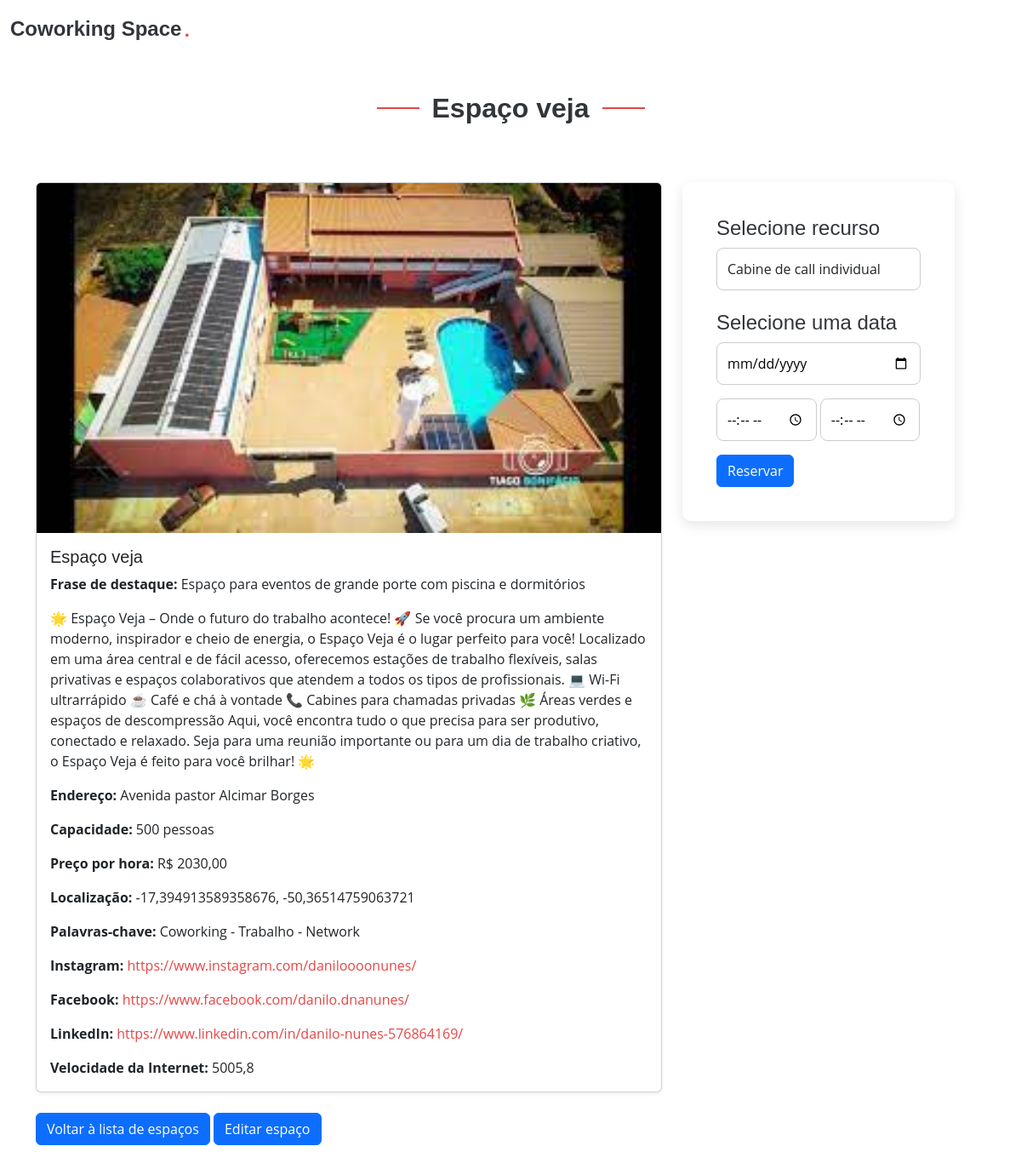
Screenshot of /lista/espaco/2/ (signed in) with the database file from the repository.
### reservas/models.py (models this page shows, shortened)
class EspacoCoworking(models.Model):
    nome = models.CharField(max_length=100)
    endereco = models.CharField(max_length=200)
    frase_destaque = models.CharField(max_length=100, blank=True, null=True)
    descricao = models.TextField(blank=True, null=True)
    capacidade = models.IntegerField()
    preco_por_hora = models.DecimalField(max_digits=10, decimal_places=2)
    foto = models.ImageField(upload_to='fotos/', blank=True, null=True)
    latitude = models.FloatField(default=0)
    longitude = models.FloatField(default=0)
    prioridade = models.IntegerField(default=0)
    palavras_chave = models.TextField(blank=True, null=True, help_text='Separado por -')
    instagram = models.URLField(max_length=255, blank=True, null=True)
    facebook = models.URLField(max_length=255, blank=True, null=True)
    linkedin = models.URLField(max_length=255, blank=True, null=True)
    nome_espaco = models.CharField(max_length=255, blank=True, null=True)
    razao_social = models.CharField(max_length=255, blank=True, null=True)
    cep = models.CharField(max_length=20, blank=True, null=True)
    pais = models.CharField(max_length=100, blank=True, null=True)
    uf = models.CharField(max_length=2, blank=True, null=True)
    cidade = models.CharField(max_length=100, blank=True, null=True)
    bairro = models.CharField(max_length=100, blank=True, null=True)
    logradouro = models.CharField(max_length=255, blank=True, null=True)
    numero = models.CharField(max_length=10, blank=True, null=True)
    complemento = models.CharField(max_length=255, blank=True, null=True)
    logo = models.ImageField(upload_to='logos/', blank=True, null=True)
    foto_horizontal = models.ImageField(upload_to='fotos_espaco/', blank=True, null=True)
    nome_proprietario = models.CharField(max_length=255, blank=True, null=True)
    email_proprietario = models.EmailField(blank=True, null=True)
    telefone_proprietario = models.CharField(max_length=20, blank=True, null=True)
    nome_gerente = models.CharField(max_length=255, blank=True, null=True)
    email_gerente = models.EmailField(blank=True, null=True)
    telefone_gerente = models.CharField(max_length=20, blank=True, null=True)
    titular_conta = models.CharField(max_length=255, blank=True, null=True)
    banco = models.CharField(max_length=100, blank=True, null=True)
    agencia = models.CharField(max_length=20, blank=True, null=True)
    conta = models.CharField(max_length=20, blank=True, null=True)
    tipo_conta = models.CharField(max_length=50, blank=True, null=True)
    tipo_pix = models.CharField(max_length=50, blank=True, null=True)
    pix = models.CharField(max_length=100, blank=True, null=True)
    cafe = models.BooleanField(default=False)
    cha = models.BooleanField(default=False)
    massagem = models.BooleanField(default=False)
    outros_diferenciais = models.CharField(max_length=255, blank=True, null=True)
    wifi = models.BooleanField(default=False)
    acessibilidade = models.BooleanField(default=False)
    acesso24h = models.BooleanField(default=False)
    playground_kids = models.BooleanField(default=False)
    ar_condicionado = models.BooleanField(default=False)
    area_alimentacao = models.BooleanField(default=False)
    biblioteca = models.BooleanField(default=False)
    cabine_call = models.BooleanField(default=False)
    cozinha = models.BooleanField(default=False)
    espaco_pet = models.BooleanField(default=False)
    espaco_convivencia = models.BooleanField(default=False)
    lounge = models.BooleanField(default=False)
    galeria_arte = models.BooleanField(default=False)
    geladeira = models.BooleanField(default=False)
    gerador_eletricidade = models.BooleanField(default=False)
    jardim = models.BooleanField(default=False)
    quadro_branco = models.BooleanField(default=False)
    recepcao = models.BooleanField(default=False)
    sala_descompressao = models.BooleanField(default=False)
    sala_jogos = models.BooleanField(default=False)
    varanda = models.BooleanField(default=False)
    vestuario = models.BooleanField(default=False)
    velocidade_internet = models.CharField(max_length=50, blank=True, null=True)
    auditorio = models.BooleanField(default=False)
    cafeteria = models.BooleanField(default=False)
    coliving = models.BooleanField(default=False)
    espaco_eventos = models.BooleanField(default=False)
    estudio_gravacao = models.BooleanField(default=False)
    restaurante = models.BooleanField(default=False)
    fotos_area_comum = models.ImageField(upload_to='fotos_areas_comuns/', blank=True, null=True)
    fotos_area_compartilhada = models.ImageField(upload_to='fotos_areas_compartilhadas/', blank=True, null=True)
    fotos_salas_privativas = models.ImageField(upload_to='fotos_salas_privativas/', blank=True, null=True)
    outras_fotos = models.ImageField(upload_to='outras_fotos/', blank=True, null=True)
    proprietario = models.ForeignKey(User, on_delete=models.CASCADE)
    class Meta:
        verbose_name = "Espaço de Coworking"
        verbose_name_plural = "Espaços de Coworking"
        ordering = ['prioridade']  # Ordena os espaços pelo nome de forma padrão

### reservas/views.py (the view)
# urls.py: path('espaco/<int:espaco_id>/', views.detalhe_espaco, name='detalhe_espaco'),  # Detalhe de um espaço específico
@login_required
def detalhe_espaco(request, espaco_id):
    espaco = get_object_or_404(EspacoCoworking, id=espaco_id)
    recursos = RecursosEspacoCoworking.objects.filter(espaco_coworking_id=espaco_id)
    if request.method == 'POST':
        form = ReservaForm(request.POST)
        if form.is_valid():
            reserva = form.save(commit=False)
            reserva.espaco = espaco
            reserva.usuario = request.user
            recurso_id = request.POST.get('recurso')
            recurso = get_object_or_404(RecursosEspacoCoworking, id=recurso_id)
            reserva.recurso = recurso  # Associa o recurso à reserva
            reserva.save()
            messages.success(request, 'Reserva feita com sucesso!')
            return redirect('lista_espacos')
    else:
        form = ReservaForm()
    return render(request, 'reservas/detalhe_espaco.html', {'espaco': espaco, 'form': form, 'recursos': recursos})

### reservas/forms.py (shortened to what this page needs)
class ReservaForm(forms.ModelForm):
    class Meta:
        model = Reserva
        fields = [ 'data_reserva', 'hora_inicio', 'hora_fim']
        widgets = {
            'data_reserva': forms.DateInput(attrs={'type': 'date'}),
            'hora_inicio': forms.TimeInput(attrs={'type': 'time'}),
            'hora_fim': forms.TimeInput(attrs={'type': 'time'}),
        }
    def __init__(self, *args, **kwargs):
        self.espaco = kwargs.pop('espaco', None)
        super(ReservaForm, self).__init__(*args, **kwargs)

### reservas/templates/reservas/detalhe_espaco.html (shortened to what this page needs)
{% load static %}
<!DOCTYPE html>
<html lang="en">
<head>
    <link href="{% static 'vendor/bootstrap/css/bootstrap.min.css' %}" rel="stylesheet">
    <link href="{% static 'vendor/bootstrap-icons/bootstrap-icons.css' %}" rel="stylesheet">
    <link href="{% static 'css/main.css' %}" rel="stylesheet">
</head>
<body>
    <header id="header" class="header d-flex align-items-center fixed-top">
        <div class="container-fluid position-relative d-flex align-items-center justify-content-between">
            <a href="{% url 'index' %}" class="logo d-flex align-items-center me-auto me-xl-0">
                <h1 class="sitename">Coworking Space</h1><span>.</span>
            </a>
        </div>
    </header>
    <main class="main mt-5">
        <section class="section">
            <div class="container" data-aos="fade-up">
                <div class="section-title">
                    <h2>{{ espaco.nome }}</h2>
                </div>
                <div class="row gy-4">
                    <div class="col-lg-8">
                        <div class="card h-100 shadow-sm">
                            {% if espaco.foto %}
                            <img src="{{ espaco.foto.url }}" class="card-img-top" alt="Foto do espaço" style="max-width: 100%;">
                            {% else %}
                            <img src="{% static 'img/placeholder.jpg' %}" class="card-img-top" alt="Foto do espaço">
                            {% endif %}
                            <div class="card-body">
                                {% if espaco.nome %}
                                <h5 class="card-title">{{ espaco.nome }}</h5>
                                {% endif %}
                                {% if espaco.frase_destaque %}
                                <p class="card-text"><strong>Frase de destaque:</strong> {{ espaco.frase_destaque }}</p>
                                {% endif %}
                                {% if espaco.descricao %}
                                <p class="card-text">{{ espaco.descricao }}</p>
                                {% endif %}
                                {% if espaco.endereco %}
                                <p class="card-text"><strong>Endereço:</strong> {{ espaco.endereco }}</p>
                                {% endif %}
                                {% if espaco.capacidade %}
                                <p class="card-text"><strong>Capacidade:</strong> {{ espaco.capacidade }} pessoas</p>
                                {% endif %}
                                {% if espaco.preco_por_hora %}
                                <p class="card-text"><strong>Preço por hora:</strong> R$ {{ espaco.preco_por_hora }}</p>
                                {% endif %}
                                {% if espaco.latitude and espaco.longitude %}
                                <p class="card-text"><strong>Localização:</strong> {{ espaco.latitude }}, {{ espaco.longitude }}</p>
                                {% endif %}
                                {% if espaco.palavras_chave %}
                                <p class="card-text"><strong>Palavras-chave:</strong> {{ espaco.palavras_chave }}</p>
                                {% endif %}
                                {% if espaco.instagram %}
                                <p class="card-text"><strong>Instagram:</strong> <a href="{{ espaco.instagram }}" target="_blank">{{ espaco.instagram }}</a></p>
                                {% endif %}
                                {% if espaco.facebook %}
                                <p class="card-text"><strong>Facebook:</strong> <a href="{{ espaco.facebook }}" target="_blank">{{ espaco.facebook }}</a></p>
                                {% endif %}
                                {% if espaco.linkedin %}
                                <p class="card-text"><strong>LinkedIn:</strong> <a href="{{ espaco.linkedin }}" target="_blank">{{ espaco.linkedin }}</a></p>
                                {% endif %}
                                {% if espaco.velocidade_internet %}
                                <p class="card-text"><strong>Velocidade da Internet:</strong> {{ espaco.velocidade_internet }}</p>
                                {% endif %}
                            </div>
                        </div>
                    </div>
                    <div class="col-lg-4">
                        <div class="containerr">
                            <div class="card-body">
                                <form method="POST">
                                    <h4>Selecione recurso</h4>
                                    <select name="recurso" class="form-control">
                                        {% for recurso in recursos %}
                                            <option value="{{ recurso.id }}">{{ recurso.nome_recurso }}</option>
                                        {% endfor %}
                                    </select>
                                    <h4>Selecione uma data</h4>
                                    <p>{{ form.data_reserva }}</p>
                                    <p>{{ form.hora_inicio }} {{ form.hora_fim }}</p>
                                    <button type="submit" class="btn btn-primary">Reservar</button>
                                </form>
                            </div>
                        </div>
                    </div>
                </div>
                <br>
                <a href="{% url 'lista_espacos' %}" class="btn btn-primary">Voltar à lista de espaços</a>
                <a href="{% url 'editar_espaco' espaco.id %}" class="btn btn-primary">Editar espaço</a>
            </div>
        </section>
    </main>
</body>
</html>

### reservas/static/css/main.css (style rules this page uses)
:root { --default-font: "Open Sans", system-ui, -apple-system, "Segoe UI", Roboto, "Helvetica Neue", Arial, "Noto Sans", "Liberation Sans", sans-serif, "Apple Color Emoji", "Segoe UI Emoji", "Segoe UI Symbol", "Noto Color Emoji"; --heading-font: "Montserrat", sans-serif; --nav-font: "Poppins", sans-serif; }
:root { --background-color: #ffffff; --default-color: #212529; --heading-color: #32353a; --accent-color: #e84545; --surface-color: #ffffff; --contrast-color: #ffffff; }
:root { --nav-color: #3a3939; --nav-hover-color: #e84545; --nav-mobile-background-color: #ffffff; --nav-dropdown-background-color: #ffffff; --nav-dropdown-color: #3a3939; --nav-dropdown-hover-color: #e84545; }
:root { scroll-behavior: smooth; }
body { color: var(--default-color); background-color: var(--background-color); font-family: var(--default-font); }
a { color: var(--accent-color); text-decoration: none; transition: 0.3s; }
h1, h2, h3, h4, h5, h6 { color: var(--heading-color); font-family: var(--heading-font); }
.header { color: var(--default-color); background-color: var(--background-color); padding: 20px 0; transition: all 0.5s; z-index: 997; }
.header .logo { line-height: 1; }
.header .logo h1 { font-size: 24px; margin: 0; font-weight: 600; color: var(--heading-color); }
.header .logo span { color: var(--accent-color); font-size: 24px; font-weight: 600; padding-left: 3px; }
@media (max-width: 1200px) { .header .logo { order: 1; } }
section, .section { color: var(--default-color); background-color: var(--background-color); padding: 60px 0; scroll-margin-top: 98px; overflow: clip; }
.section-title { text-align: center; padding-bottom: 60px; position: relative; }
.section-title h2 { font-size: 32px; font-weight: 700; position: relative; }
.section-title h2:before, .section-title h2:after { content: ""; width: 50px; height: 2px; background: var(--accent-color); display: inline-block; }
.section-title h2:before { margin: 0 15px 10px 0; }
.section-title h2:after { margin: 0 0 10px 15px; }

### reservas/templates/reservas/detalhe_espaco.html (style rules this page uses)
.containerr { background-color: #fff; padding: 40px; border-radius: 10px; box-shadow: 0 5px 15px rgba(0, 0, 0, 0.1); text-align: left; width: 320px; cursor: pointer; }
input[type="date"] { padding: 12px; font-size: 16px; border-radius: 8px; border: 1px solid #ccc; width: 100%; transition: border-color 0.3s; }
input[type="time"] { padding: 12px; font-size: 16px; border-radius: 8px; border: 1px solid #ccc; width: 49%; transition: border-color 0.3s; }
.form-control { padding: 12px; font-size: 16px; border-radius: 8px; border: 1px solid #ccc; width: 100%; transition: border-color 0.3s; }

### rows the page displays
EspacoCoworking: nome "Espaço veja", foto (picture), frase_destaque "Espaço para eventos de grande porte com piscina e dormitórios", descricao "🌟 Espaço Veja – Onde o futuro do trabalho acontece! 🚀 Se você procura um ambiente moderno, inspirador e cheio de energia, o Espaço Veja é o lugar perfeito para você! Localizado em uma área central e de fácil acesso, oferecemos estações de trabalho flexíveis, salas privativas e espaços colaborativos que atendem a todos os tipos de profissionais. 💻 Wi-Fi ultrarrápido ☕ Café e chá à vontade 📞 Cabines para chamadas privadas 🌿 Áreas verdes e espaços de descompressão Aqui, você encontra tudo o que precisa para ser produtivo, conectado e relaxado. Seja para uma reunião importante ou para um dia de trabalho criativo, o Espaço Veja é feito para você brilhar! 🌟", endereco "Avenida pastor Alcimar Borges", capacidade "500", preco_por_hora "2030,00", latitude "-17,394913589358676", longitude "-50,36514759063721", palavras_chave "Coworking - Trabalho - Network", instagram "https://www.instagram.com/daniloooonunes/", facebook "https://www.facebook.com/danilo.dnanunes/", linkedin "https://www.linkedin.com/in/danilo-nunes-576864169/", velocidade_internet "5005,8"

### other values shown
form field recurso "Cabine de call individual"
